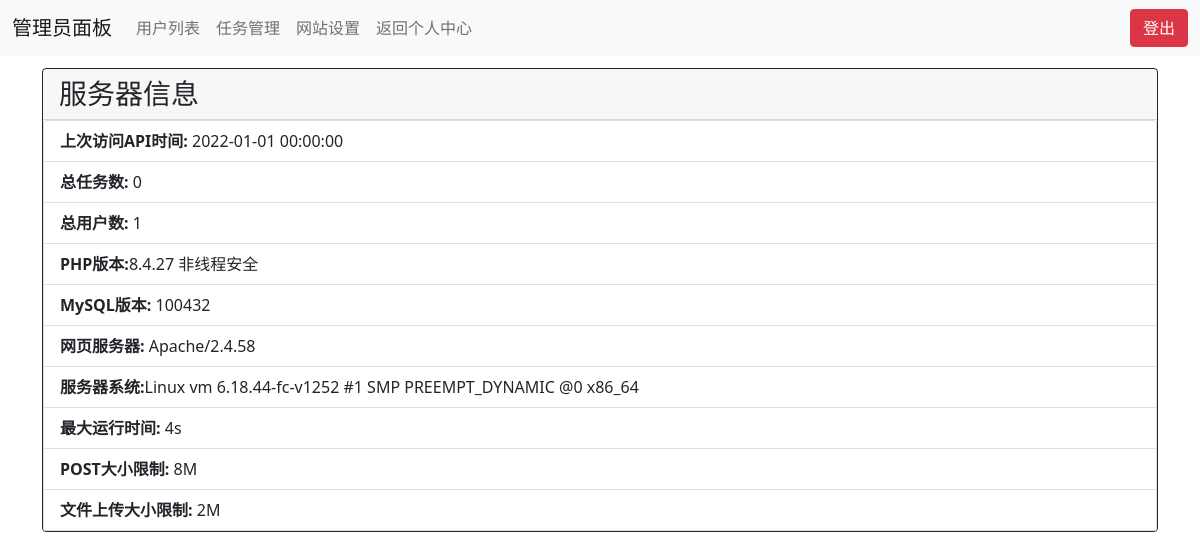
The app's page /admin/index.php (signed in), older data.
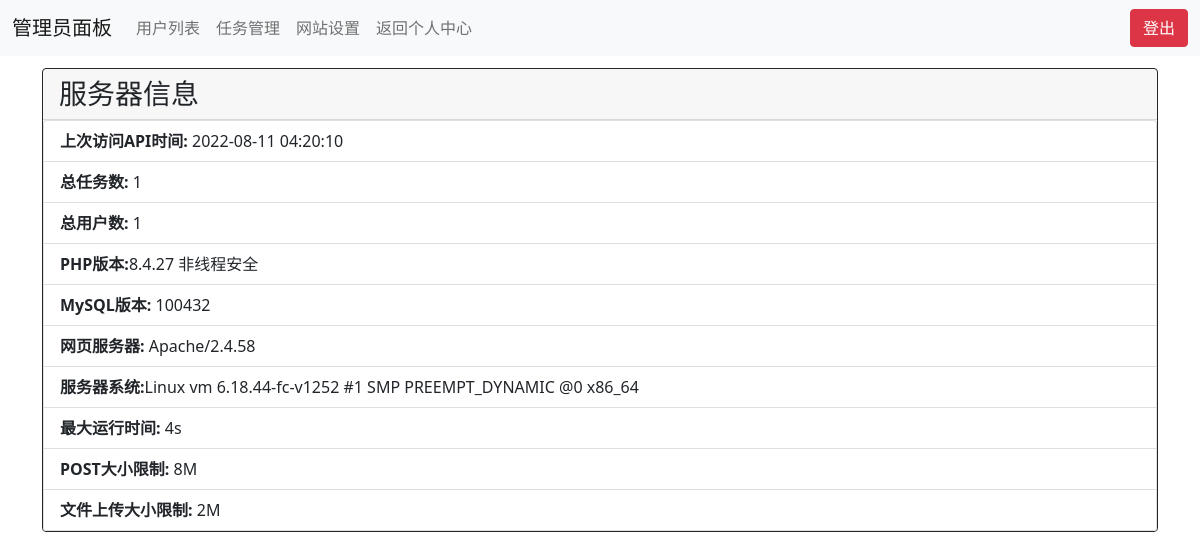
The same page, newer data.
### tables this page shows
CREATE TABLE `setting` (
  `id` tinyint(3) unsigned NOT NULL AUTO_INCREMENT,
  `name` text NOT NULL,
  `content` text NOT NULL,
  PRIMARY KEY (`id`)
);

### admin/index.php (the view, shortened to what this page needs)
<?php
include("header.php");
?>
<head>
</head>
<body>
<div class="container" style="margin-top: 1%">
    <div class="card border-dark">
        <h3 class="card-header">服务器信息</h3>
        <ul class="list-group">
            <li class="list-group-item">
                <b>上次访问API时间:</b> <?php echo mysqli_fetch_assoc(mysqli_query($conn,"SELECT content FROM setting WHERE name='last_update'"))['content'] ?>
            </li>
            <li class="list-group-item">
                <b>总任务数:</b> <?php echo mysqli_num_rows(mysqli_query($conn, "SELECT id FROM tasks;")); ?>
            </li>
            <li class="list-group-item">
                <b>总用户数:</b> <?php echo mysqli_num_rows(mysqli_query($conn, "SELECT id FROM users;")); ?>
            </li>
            <li class="list-group-item">
                <b>PHP版本:</b><?php echo phpversion() ?>
                <?php if (ini_get('safe_mode')) {
                    echo '线程安全';
                } else {
                    echo '非线程安全';
                } ?>
            </li>
            <li class="list-group-item">
                <b>MySQL版本:</b> <?php echo mysqli_get_server_version($conn) ?>
            </li>
            <li class="list-group-item">
                <b>网页服务器:</b> <?php echo $_SERVER['SERVER_SOFTWARE'] ?>
            </li>
            <li class="list-group-item">
                <b>服务器系统:</b><?php echo php_uname('a') ?>
            </li>
            <li class="list-group-item">
                <b>最大运行时间:</b> <?php echo ini_get('max_execution_time') ?>s
            </li>
            <li class="list-group-item">
                <b>POST大小限制:</b> <?php echo ini_get('post_max_size'); ?>
            </li>
            <li class="list-group-item">
                <b>文件上传大小限制:</b> <?php echo ini_get('upload_max_filesize'); ?>
            </li>
        </ul>
    </div>
</div>
</body>

Row changes from the older to the newer data that the page shows:
changed setting: content "2022-01-01 00:00:00" → "2022-08-11 04:20:10"
Text that changed along with them:
mysqli_num_rows(mysqli_query($conn, "SELECT id FROM tasks;")): "0" → "1"
